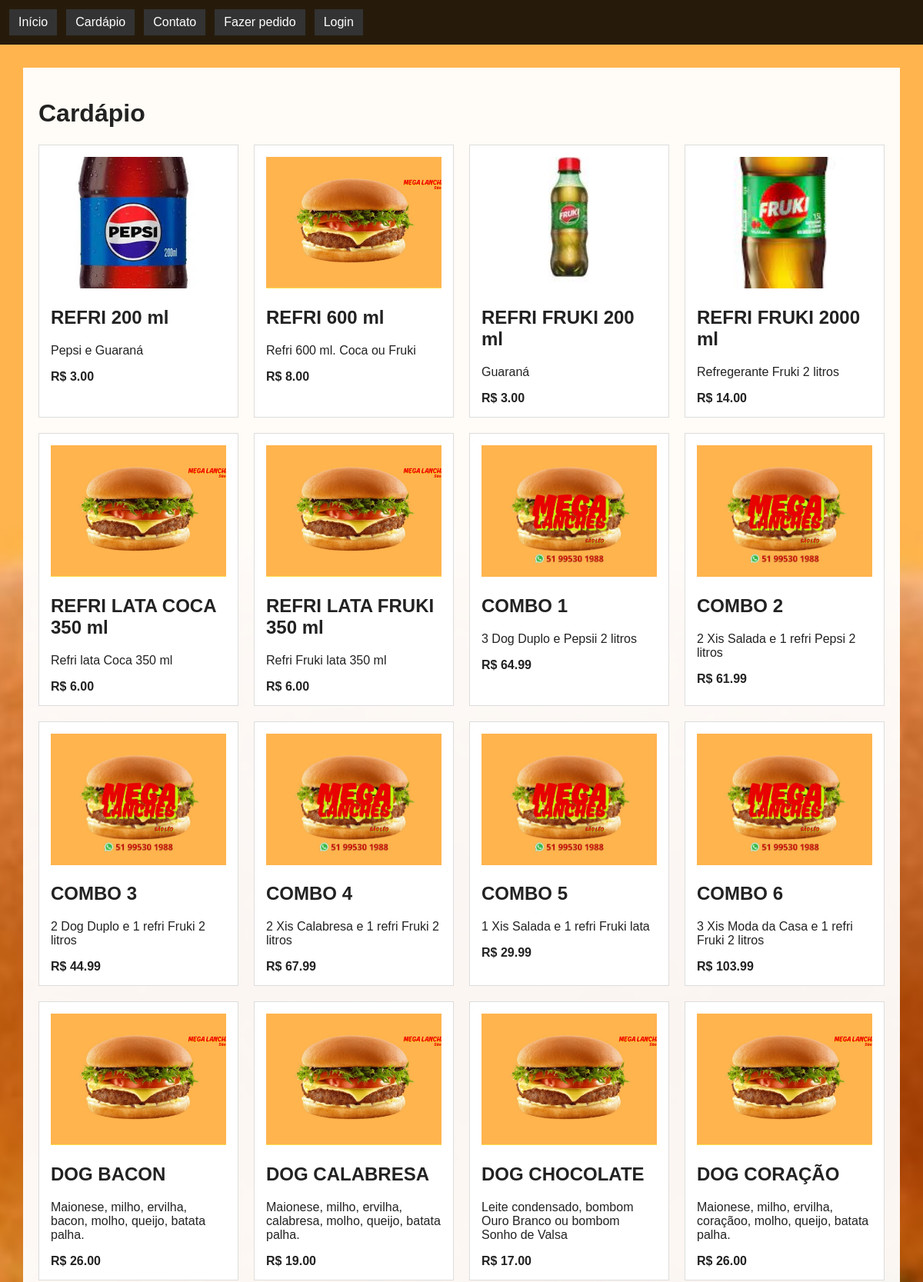
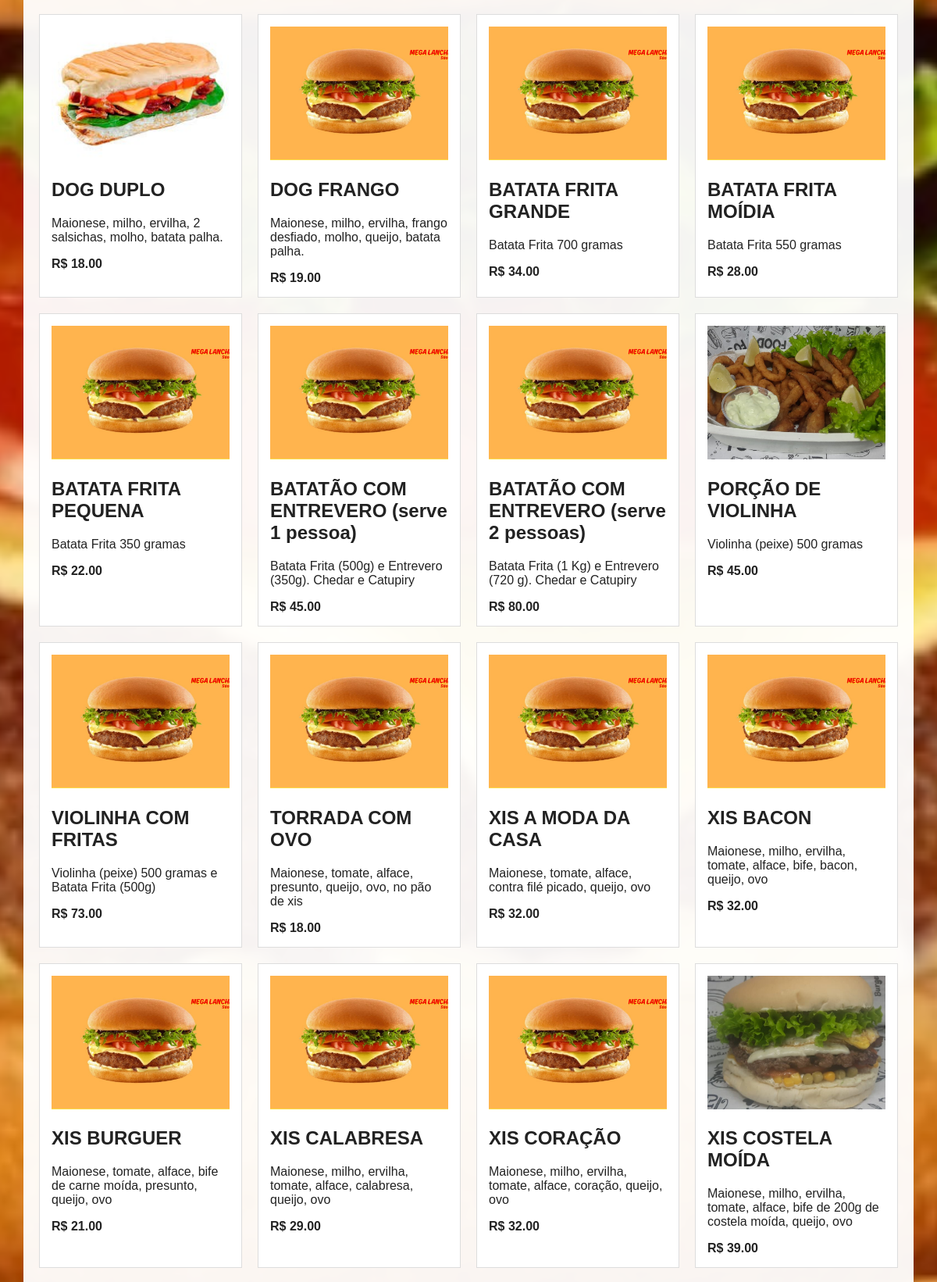
The page /menu (upper part) on the database its author committed (2 pictures, top to bottom).
### app/models/product.py (models this page shows)
class Product(db.Model):
    __tablename__ = "products"
    id = db.Column(db.Integer, primary_key=True)
    name = db.Column(db.String(100), unique=True, nullable=False, index=True)
    description = db.Column(db.Text)
    price = db.Column(db.Numeric(10, 2), nullable=False)
    image_filename = db.Column(db.String(100), nullable=False, default="placeholder.jpg")
    category = db.Column(db.String(20), nullable=False, index=True)
    is_active = db.Column(db.Boolean, default=True, nullable=False)
    order = db.Column(db.Integer, default=0, nullable=False)
    created_at = db.Column(db.DateTime(timezone=True), default=lambda: datetime.now(timezone.utc), nullable=False)
    updated_at = db.Column(
        db.DateTime(timezone=True),
        default=lambda: datetime.now(timezone.utc),
        onupdate=lambda: datetime.now(timezone.utc),
        nullable=False,
    )

### app/routes/public.py (the view)
@public_bp.get("/menu")
def menu():
    products = (
        Product.query.filter_by(is_active=True)
        .order_by(Product.order.asc(), Product.category.asc(), Product.name.asc())
        .all()
    )
    return render_template("public/menu.html", products=products)

### app/templates/public/menu.html (shortened to what this page needs)
{% extends "base.html" %}
{% block content %}
<h1>Cardápio</h1>
<div class="products">
{% for product in products %}
    <article class="product">
        <img src="{{ url_for('static', filename='images/' + product.image_filename) }}"
             alt="{{ product.name|e }}">
        <h2>{{ product.name|e }}</h2>
        <p>{{ product.description|e }}</p>
        <strong>R$ {{ "%.2f"|format(product.price|float) }}</strong>
    </article>
{% else %}
    <p>Nenhum produto disponível.</p>
{% endfor %}
</div>
{% endblock %}

### app/templates/base.html (shortened to what this page needs)
<!doctype html>
<html lang="pt-BR">
<head>
    <link rel="stylesheet" href="{{ url_for('static', filename='css/style.css') }}">
</head>
<body>
<header>
    <nav>
        <a href="{{ url_for('public.index') }}">Início</a>
        <a href="{{ url_for('public.menu') }}">Cardápio</a>
        <a href="{{ url_for('public.contato') }}">Contato</a>
        <a href="{{ url_for('orders.pedido_publico') }}">Fazer pedido</a>
        {% if current_user.is_authenticated and current_user.is_admin %}
            <a href="{{ url_for('admin.dashboard') }}">Admin</a>
            <form method="post" action="{{ url_for('auth.logout') }}" class="inline-form">
                <input type="hidden" name="csrf_token" value="{{ csrf_token() }}">
                <button type="submit">Sair</button>
            </form>
        {% else %}
            <a href="{{ url_for('auth.login') }}">Login</a>
        {% endif %}
    </nav>
</header>
<main>
    {% block content %}{% endblock %}
</main>
</body>
</html>

### app/static/css/style.css (style rules this page uses)
body { margin: 0; font-family: Arial, sans-serif; background: #f4f4f4 url("../images/fundo.jpg") center/cover fixed no-repeat; color: #222; }
header { background: rgba(0,0,0,.85); padding: 12px; }
nav { display: flex; gap: 12px; flex-wrap: wrap; align-items: center; }
nav a, button, .button { color: white; background: #333; padding: 8px 12px; text-decoration: none; border: 0; cursor: pointer; }
main { max-width: 1100px; margin: 30px auto; padding: 20px; background: rgba(255,255,255,.95); }
.products { display: grid; grid-template-columns: repeat(auto-fit, minmax(220px, 1fr)); gap: 20px; }
.product { padding: 15px; background: white; border: 1px solid #ddd; }
.product img { width: 100%; aspect-ratio: 4/3; object-fit: cover; }

### rows shown on the page
Product: image_filename (picture), name "REFRI 200 ml", description "Pepsi e Guaraná", price "3.00"
Product: image_filename (picture), name "REFRI 600 ml", description "Refri 600 ml. Coca ou Fruki", price "8.00"
Product: image_filename (picture), name "REFRI FRUKI 200 ml", description "Guaraná", price "3.00"
Product: image_filename (picture), name "REFRI FRUKI 2000 ml", description "Refregerante Fruki 2 litros", price "14.00"
Product: image_filename (picture), name "REFRI LATA COCA 350 ml", description "Refri lata Coca 350 ml", price "6.00"
Product: image_filename (picture), name "REFRI LATA FRUKI 350 ml", description "Refri Fruki lata 350 ml", price "6.00"
Product: image_filename (picture), name "COMBO 1", description "3 Dog Duplo e Pepsii 2 litros", price "64.99"
Product: image_filename (picture), name "COMBO 2", description "2 Xis Salada e 1 refri Pepsi 2 litros", price "61.99"
Product: image_filename (picture), name "COMBO 3", description "2 Dog Duplo e 1 refri Fruki 2 litros", price "44.99"
Product: image_filename (picture), name "COMBO 4", description "2 Xis Calabresa e 1 refri Fruki 2 litros", price "67.99"
Product: image_filename (picture), name "COMBO 5", description "1 Xis Salada e 1 refri Fruki lata", price "29.99"
Product: image_filename (picture), name "COMBO 6", description "3 Xis Moda da Casa e 1 refri Fruki 2 litros", price "103.99"
Product: image_filename (picture), name "DOG BACON", description "Maionese, milho, ervilha, bacon, molho, queijo, batata palha.", price "26.00"
Product: image_filename (picture), name "DOG CALABRESA", description "Maionese, milho, ervilha, calabresa, molho, queijo, batata palha.", price "19.00"
Product: image_filename (picture), name "DOG CHOCOLATE", description "Leite condensado, bombom Ouro Branco ou bombom Sonho de Valsa", price "17.00"
Product: image_filename (picture), name "DOG CORAÇÃO", description "Maionese, milho, ervilha, coraçãoo, molho, queijo, batata palha.", price "26.00"
Product: image_filename (picture), name "DOG DUPLO", description "Maionese, milho, ervilha, 2 salsichas, molho, batata palha.", price "18.00"
Product: image_filename (picture), name "DOG FRANGO", description "Maionese, milho, ervilha, frango desfiado, molho, queijo, batata palha.", price "19.00"
Product: image_filename (picture), name "BATATA FRITA GRANDE", description "Batata Frita 700 gramas", price "34.00"
Product: image_filename (picture), name "BATATA FRITA MOÍDIA", description "Batata Frita 550 gramas", price "28.00"
Product: image_filename (picture), name "BATATA FRITA PEQUENA", description "Batata Frita 350 gramas", price "22.00"
Product: image_filename (picture), name "BATATÃO COM ENTREVERO (serve 1 pessoa)", description "Batata Frita (500g) e Entrevero (350g). Chedar e Catupiry", price "45.00"
Product: image_filename (picture), name "BATATÃO COM ENTREVERO (serve 2 pessoas)", description "Batata Frita (1 Kg) e Entrevero (720 g). Chedar e Catupiry", price "80.00"
Product: image_filename (picture), name "PORÇÃO DE VIOLINHA", description "Violinha (peixe) 500 gramas", price "45.00"
Product: image_filename (picture), name "VIOLINHA COM FRITAS", description "Violinha (peixe) 500 gramas e Batata Frita (500g)", price "73.00"
Product: image_filename (picture), name "TORRADA COM OVO", description "Maionese, tomate, alface, presunto, queijo, ovo, no pão de xis", price "18.00"
Product: image_filename (picture), name "XIS A MODA DA CASA", description "Maionese, tomate, alface, contra filé picado, queijo, ovo", price "32.00"
Product: image_filename (picture), name "XIS BACON", description "Maionese, milho, ervilha, tomate, alface, bife, bacon, queijo, ovo", price "32.00"
Product: image_filename (picture), name "XIS BURGUER", description "Maionese, tomate, alface, bife de carne moída, presunto, queijo, ovo", price "21.00"
Product: image_filename (picture), name "XIS CALABRESA", description "Maionese, milho, ervilha, tomate, alface, calabresa, queijo, ovo", price "29.00"
Product: image_filename (picture), name "XIS CORAÇÃO", description "Maionese, milho, ervilha, tomate, alface, coração, queijo, ovo", price "32.00"
Product: image_filename (picture), name "XIS COSTELA MOÍDA", description "Maionese, milho, ervilha, tomate, alface, bife de 200g de costela moída, queijo, ovo", price "39.00"
